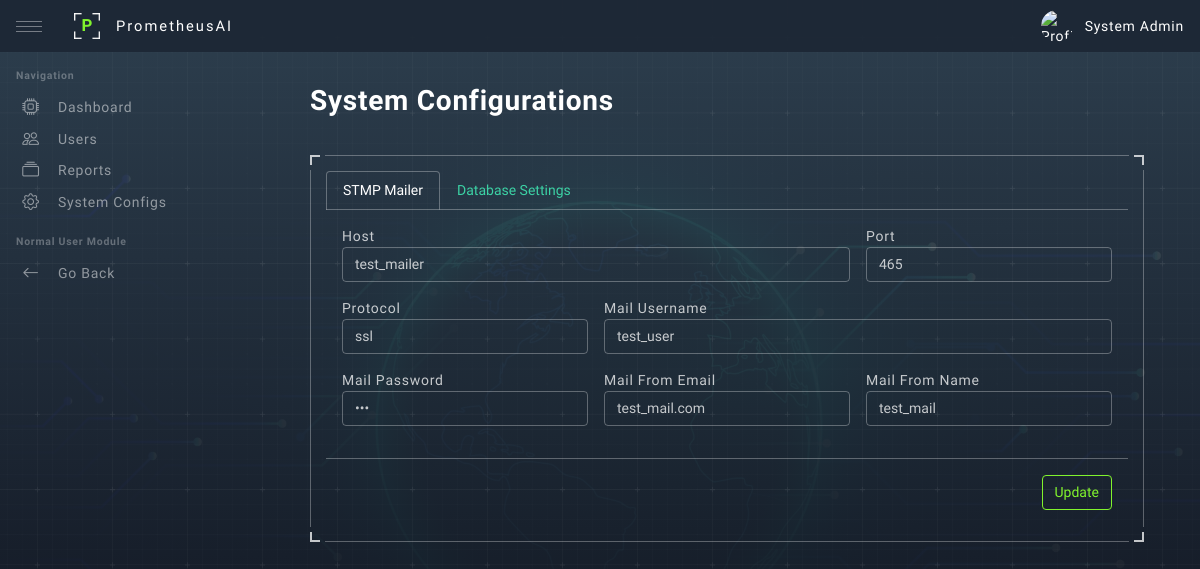
Page /views/sudo_configs.php (signed in) on the committed database.
### tables this page shows
CREATE TABLE `mailer_settings` (
  `id` int(20) NOT NULL,
  `mailer_host` varchar(200) DEFAULT NULL,
  `mailer_port` varchar(200) DEFAULT NULL,
  `mailer_protocol` varchar(200) DEFAULT NULL,
  `mailer_username` varchar(200) DEFAULT NULL,
  `mailer_mail_from_name` varchar(200) DEFAULT NULL,
  `mailer_mail_from_email` varchar(200) DEFAULT NULL,
  `mailer_password` varchar(200) DEFAULT NULL
);

### views/sudo_configs.php (the view, shortened to what this page needs)
<?php
require_once('../helpers/system_settings.php');
require_once('../partials/head.php');
?>
<body>
    <div id="app" class="app">
        <?php require_once('../partials/header.php'); ?>
        <?php require_once('../partials/sudo_navigation.php'); ?>
        <div id="content" class="app-content">
            <div class="container">
                <div class="row">
                    <div class="row">
                        <div class="col-xl-12">
                            <h1 class="page-header">
                                System Configurations
                            </h1>
                            <br>
                            <?php
                            $settings_sql = mysqli_query(
                                $mysqli,
                                "SELECT * FROM mailer_settings"
                            );
                            if (mysqli_num_rows($settings_sql) > 0) {
                                while ($sys_configs = mysqli_fetch_array($settings_sql)) {
                            ?>
                                    <div class="row row-cols-1 row-cols-md-2 g-3">
                                        <div class="col-sm-12 col-lg-12 col-xl-12">
                                            <div class="card">
                                                <div class="card-body">
                                                    <ul class="nav nav-tabs" id="myTab" role="tablist">
                                                        <li class="nav-item" role="presentation">
                                                            <button class="nav-link active" id="home-tab" data-bs-toggle="tab" data-bs-target="#home-tab-pane" type="button" role="tab" aria-controls="home-tab-pane" aria-selected="true">STMP Mailer</button>
                                                        </li>
                                                        <li class="nav-item" role="presentation">
                                                            <button class="nav-link" id="profile-tab" data-bs-toggle="tab" data-bs-target="#profile-tab-pane" type="button" role="tab" aria-controls="profile-tab-pane" aria-selected="false">Database Settings</button>
                                                        </li>
                                                    </ul>
                                                    <div class="tab-content" id="myTabContent">
                                                        <div class="tab-pane fade show active" id="home-tab-pane" role="tabpanel" aria-labelledby="home-tab" tabindex="0">
                                                            <form method="post" enctype="multipart/form-data" role="form">
                                                                <div class="modal-body">
                                                                    <div class="row">
                                                                        <div class="form-group col-md-8 mb-3">
                                                                            <label for="">Host</label>
                                                                            <input type="text" required name="mailer_host" value="<?php echo $sys_configs['mailer_host']; ?>" class="form-control">
                                                                        </div>
                                                                        <div class="form-group col-md-4 mb-3">
                                                                            <label for="">Port</label>
                                                                            <select type="text" required name="mailer_port" value="<?php echo $sys_configs['mailer_port']; ?>" class="form-control">
                                                                                <option>465</option>
                                                                            </select>
                                                                        </div>
                                                                        <div class="form-group col-md-4 mb-3">
                                                                            <label for="">Protocol</label>
                                                                            <select type="text" required name="mailer_protocol" value="<?php echo $sys_configs['mailer_protocol']; ?>" class="form-control">
                                                                                <option>ssl</option>
                                                                            </select>
                                                                        </div>
                                                                        <div class="form-group col-md-8 mb-3">
                                                                            <label for="">Mail Username</label>
                                                                            <input type="text" required name="mailer_username" value="<?php echo $sys_configs['mailer_username']; ?>" class="form-control">
                                                                        </div>
                                                                        <div class="form-group col-md-4 mb-3">
                                                                            <label for="">Mail Password</label>
                                                                            <input type="password" required name="mailer_password" value="<?php echo $sys_configs['mailer_password']; ?>" class="form-control">
                                                                        </div>
                                                                        <div class="form-group col-md-4 mb-3">
                                                                            <label for="">Mail From Email</label>
                                                                            <input type="text" required name="mailer_mail_from_email" value="<?php echo $sys_configs['mailer_mail_from_email']; ?>" class="form-control">
                                                                        </div>
                                                                        <div class="form-group col-md-4 mb-3">
                                                                            <label for="">Mail From Name</label>
                                                                            <input type="text" required name="mailer_mail_from_name" value="<?php echo $sys_configs['mailer_mail_from_name']; ?>" class="form-control">
                                                                        </div>
                                                                    </div>
                                                                </div>
                                                                <div class="modal-footer">
                                                                    <button type="submit" name="Update_Mailer_Settings" class="btn btn-outline-lime">Update</button>
                                                                </div>
                                                            </form>
                                                        </div>
                                                    </div>
                                                </div>
                                                <div class="card-arrow">
                                                    <div class="card-arrow-top-left "></div>
                                                    <div class="card-arrow-top-right"></div>
                                                    <div class="card-arrow-bottom-left"></div>
                                                    <div class="card-arrow-bottom-right"></div>
                                                </div>
                                            </div>
                                        </div>
                                    </div>
                            <?php }
                            } ?>
                        </div>
                    </div>
                </div>
            </div>
        </div>
    </div>
</body>
</html>

### rows in the picture
mailer_settings: mailer_host "test_mailer", mailer_port "465", mailer_protocol "ssl", mailer_username "test_user", mailer_mail_from_email "test_mail.com", mailer_mail_from_name "test_mail"

### other values in the picture
$_SESSION['user_name'] "System Admin"
